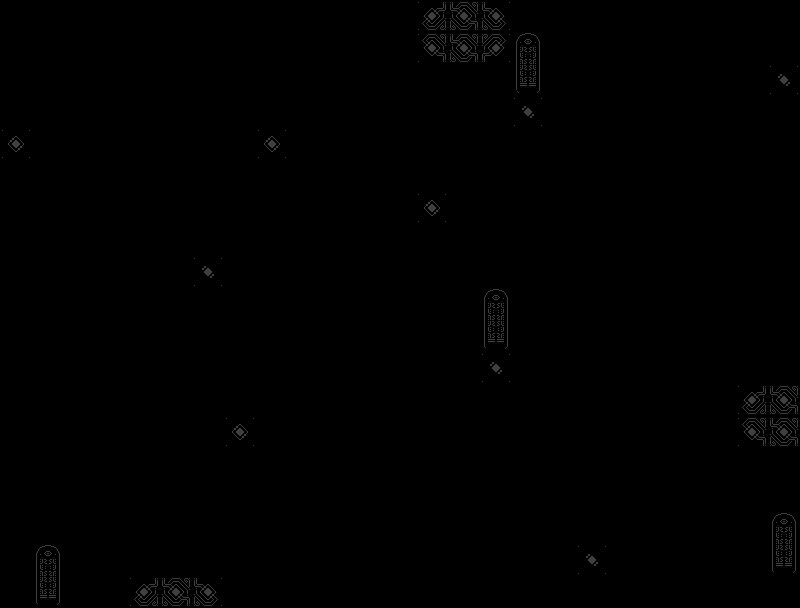

The image is a tile-based game level rendered from a .tmx file. Its description and source (layers, tilesets, objects; grid data summarised) follow:
An orthogonal 25x19 tile map with 32x32 px tiles, 4 tile layers (collision, rift, ground_decorations, decorations).

<map version="1.2" tiledversion="1.3.4" orientation="orthogonal" renderorder="right-down" width="25" height="19" tilewidth="32" tileheight="32" infinite="0" nextlayerid="5" nextobjectid="1">
 <editorsettings>
  <export target="level_11.json" format="json" />
 </editorsettings>
 <tileset firstgid="1" source="nort_platform_tiles-Sheet.tsx" />
 <layer id="1" name="collision" width="25" height="19">
  <data>[475 cells, 165 non-empty, 12 distinct tile ids]</data>
 </layer>
 <layer id="4" name="rift" width="25" height="19">
  <data>[475 cells, 2 non-empty, 2 distinct tile ids]</data>
 </layer>
 <layer id="2" name="ground_decorations" width="25" height="19">
  <data>[475 cells, 129 non-empty, 17 distinct tile ids]</data>
 </layer>
 <layer id="3" name="decorations" width="25" height="19">
  <data>[475 cells, 50 non-empty, 5 distinct tile ids]</data>
 </layer>
</map>
